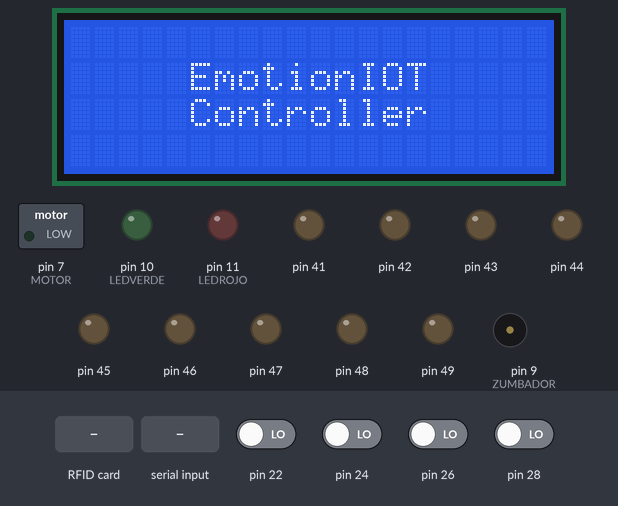
Simulated run of this program. Board: Arduino Mega 2560, built for the host (arithmetic inside an expression is 32-bit, double 64-bit). Parts: 20×4 character LCD, switched loads named in the program (green lamp = pin HIGH), output pins drawn as LEDs (lit = HIGH), buzzer (waves = sounding). Inputs (shaded band) come from the test bench; at power-on: pin 22, pin 24, pin 26, pin 28 LOW. What the program prints to the serial monitor is not drawn.

Above: at 1.3 s.
1.4 s: pin 22 driven HIGH
At 1.57 s:
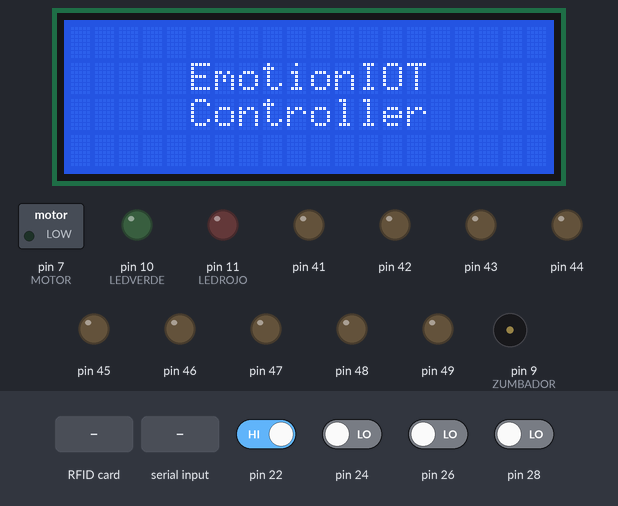
At 2.4 s:
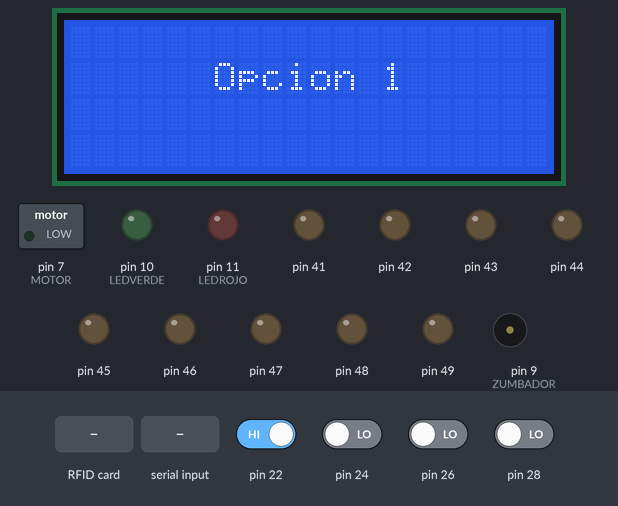
4.4 s: pin 24 driven HIGH
7.4 s: pin 26 driven HIGH
10.4 s: pin 28 driven HIGH
At 12.5 s:
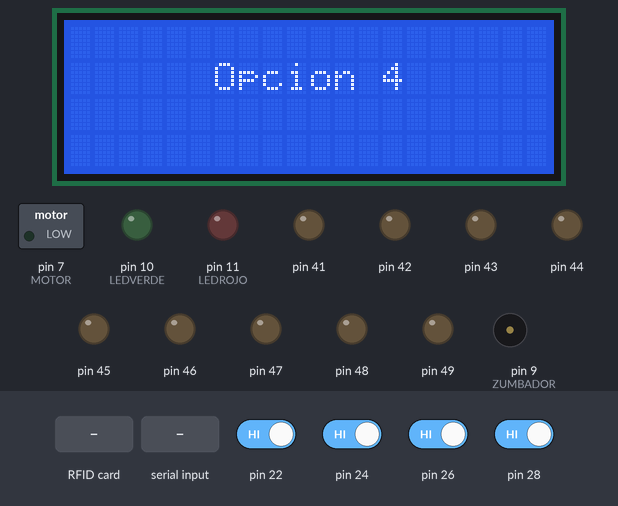
13.4 s: RFID card 5E 7A 19 C4 held to the reader
16.1 s: "1" received over Serial
At 17.5 s:
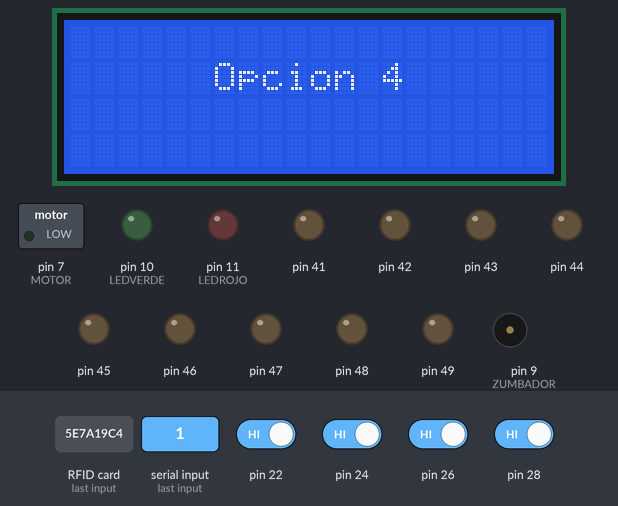
Timing chart, 0 to 18.8 s (numbered marks = the images above; inputs shaded):
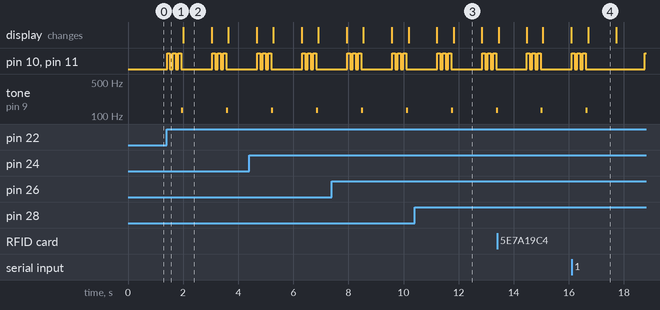

The program:

main.cpp
```cpp
/**
   \file main.cpp
   \brief Definición del sketch para Arduino Mega
   \author Gregorio Corpas Prieto
   \date 13/03/2019
*/

#include <Macros.h>
#include <Tonos.h>

#include <Interaccion.h>
#include <Pantalla.h>
#include <Boton.h>
#include <Botonera.h>
#include <LectorRFID.h>
#include <EntradaSerial.h>

int modo;
int botonPulsado;

Interaccion interaccionMQTT, interaccionRFID;
Pantalla pantallaInicio;

Botonera botonera;
Boton nuevoBoton;


void setup() {

  //Modo de inicio para establecer la pantalla de Bienvenida
  modo=1;

  //Arrancar serial a 9600
  Serial.begin(9600);

  vector<int> pinLedAux,pinVibracionAux;
  Pantalla pantallaAuxiliar;
  String opcion;

  //Inicializar la pantalla lcd
  lcd.begin();
  lcd.backlight();

  //Configuración default interaccionRFID
  pinLedAux.push_back(LEDVERDE);
  pinLedAux.push_back(LEDROJO);

  pinVibracionAux.push_back(MOTOR);

  pantallaAuxiliar.setLinea("Tarjeta RFID",4,1);
  interaccionRFID.setValores(TONORFID,pinLedAux,EFECTORFID,pinVibracionAux,0,TIEMPORFID,pantallaAuxiliar);

  //Inicializar el lector RFID
  SPI.begin(); // Iniciar SPI bus
  mfrc522.PCD_Init(); // Iniciar MFRC522

  //Inicializar la pantalla de inicio
  pantallaInicio.setLinea("EmotionIOT", 5, 1);
  pantallaInicio.setLinea("Controller", 5, 2);

  //Inicializar la botonera
  opcion="Opcion ";

  //Introducir 4 botones en botonera
  for(int i=1;i<=4;i++){
    pantallaAuxiliar.vaciar();
    pantallaAuxiliar.setLinea(opcion + i,6,1);

    botonera.setBoton(i,BOTONINICIO+((i-1)*2),5,pinLedAux,2,pinVibracionAux,0,TIEMPOINTERACCION,pantallaAuxiliar);
  }


  //Configurar pines de botones [20-40]
  for(int i=BOTONINICIO;i<=BOTONFIN;i++){
    pinMode(i,INPUT);
  }

  //Configurar pines de botones [41-49]
  for(int i=SALIDAINICIO;i<=SALIDAFIN;i++){
    pinMode(i,OUTPUT);
  }

  //Configurar los pines de salida por defecto
  pinMode(ZUMBADOR,OUTPUT);
  pinMode(MOTOR,OUTPUT);
  pinMode(LEDVERDE,OUTPUT);
  pinMode(LEDROJO,OUTPUT);
}

void loop() {

  switch(modo){
    case 0:
      //Comprobar si se reciben datos por Serial
      modo=entradaSerial(interaccionMQTT,pantallaInicio,nuevoBoton);

      //Comprobar si se reciben bytes por el lector RFID
      if(deteccionTarjeta(interaccionRFID)){
        modo=3;
      }

      //Comprobar si se reciben pulsos de botón
      for(vector<Boton>::iterator it=botonera.getBotones().begin(); it!=botonera.getBotones().end();++it){
        if(digitalRead(it->getPin())==HIGH){
          modo=2;
          botonPulsado=it->getId();
          Serial.print("Boton;"+String(botonPulsado)+";");
        }
      }

    break;
    case 1: //Instruccion de pantalla de inicio
      pantallaInicio.print();
      modo=0;
    break;
    case 2: //Instruccion de interaccion con boton
      botonera.getBoton(botonPulsado).reproducirInteraccion();
      botonera.getBoton(botonPulsado).getPantalla().print();
      delay(botonera.getBoton(botonPulsado).getRetardo());
      botonPulsado=0;
      modo=1;
    break;
    case 3: //Instruccion de interaccion con RFID
      interaccionRFID.reproducirInteraccion();
      interaccionRFID.getPantalla().print();
      delay(interaccionRFID.getRetardo());
      modo=1;
    break;
    case 4: //Instruccion de interaccion con MQTT
      interaccionMQTT.reproducirInteraccion();
      interaccionMQTT.getPantalla().print();

      delay(interaccionMQTT.getRetardo());

      modo=1;
    break;
    case 5: //Instruccion de configuración de boton
      botonera.setBoton(nuevoBoton);
      modo=1;
    break;
    default:
    break;
  }
}
```

Macros.h
```cpp
/**
   \file Macros.h
   \brief Definición de Macros para Arduino Mega
   \author Gregorio Corpas Prieto
   \date 13/03/2019
*/

#ifndef MACROS_H
#define MACROS_H

/** Librerías para el uso de la pantalla LCD */
#include <LiquidCrystal_I2C.h>
#include <Wire.h>

/** Librerías para el uso del lector RFID */
#include <SPI.h>
#include <MFRC522.h>

/** Pin SS para lector RFID */
#define SS_PIN 53
/** PIN RST para lector RFID */
#define RST_PIN 5


/** Pin de salida para zumbador */
#define ZUMBADOR 9
/** Pin de salida para motores de vibración*/
#define MOTOR 7
/** Pin de salida para led de estado verde*/
#define LEDVERDE 10
/** Pin de salida para led de estado rojo*/
#define LEDROJO 11


/** Pin de entrada para botón 1*/
#define BOTON1 22
/** Pin de entrada para botón 2*/
#define BOTON2 24
/** Pin de entrada para botón 3*/
#define BOTON3 26
/** Pin de entrada para botón 4*/
#define BOTON4 28


/** Pin inicial abierto para entrada de botones*/
#define BOTONINICIO 22

/** Pin final abierto para entrada de botones*/
#define BOTONFIN 40

/** Pines inicial abierto para salida de señales*/
#define SALIDAINICIO 41

/** Pines final abierto para salida de señales*/
#define SALIDAFIN 49

/** Efecto de iluminacion utilizado en lectura RFID*/
#define EFECTORFID 4

/** Tono utilizado en lectura RFID*/
#define TONORFID 16

/** Tono utilizado en lectura RFID*/
#define TIEMPORFID 600

/** Tiempo por defecto para interaccion */
#define TIEMPOINTERACCION 1000


/** Declaración de objeto global RFID */
MFRC522 mfrc522(SS_PIN, RST_PIN);

/** Declaración de objeto global LCD */
LiquidCrystal_I2C lcd(0x27,20,4);  // set the LCD address to 0x27 for a 16 chars and 4 line display

#endif
```

Measured:
- after the input at 1.4 s, pin 10 (LEDVERDE), pin 11 (LEDROJO): LOW → HIGH at once, → LOW 0.10 s later, → HIGH 0.10 s later, → LOW 0.10 s later, … (12 changes in this stretch); tone on pin 9 (ZUMBADOR): alternates 131 Hz for 0.08 s and silent for 1.6 s, starting after 0.52 s
- after the input at 10.4 s, the display: first differs from a run without the input after 1.4 s (image 3)
- after the input at 16.1 s, tone on pin 9 (ZUMBADOR): goes on until 16.7 s, then stays silent
- what the display in image 2 shows lasts 1.0 s, from 2.0 s to 3.0 s
